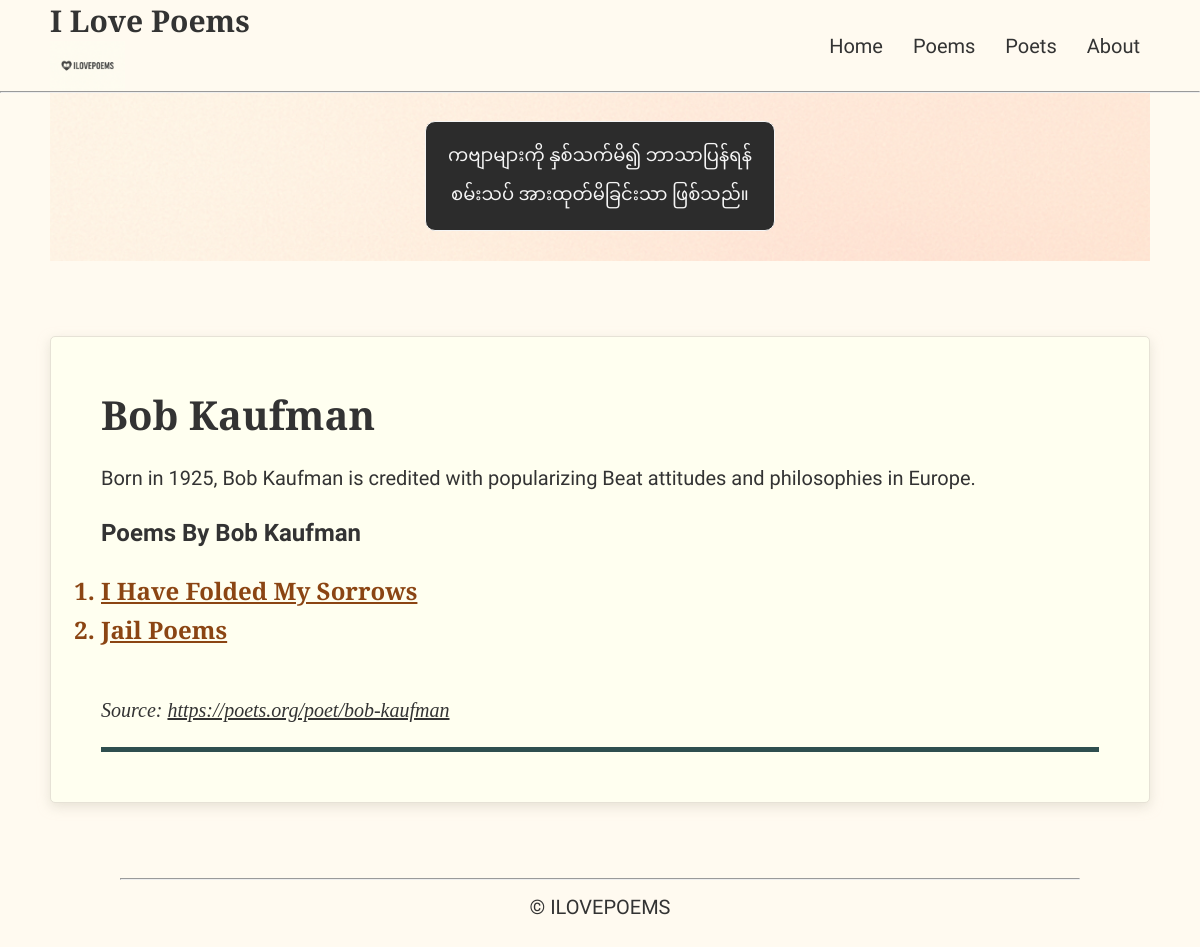
/poet/3/, run on the app's committed database.
### poems/models.py (models this page shows, shortened)
class Poet(models.Model):
    name_en = models.CharField(max_length=100)
    name_mm = models.CharField(max_length=100)    # Myanmar name
    about = models.TextField(blank=True)          # About the poet
    source = models.CharField(max_length=300, blank=True)
    born_year = models.PositiveSmallIntegerField("Year of birth", null=True, blank=False)
    dead_year = models.PositiveSmallIntegerField("Year of death", null=True, blank=False)

class Poem(models.Model):
    title_en = models.CharField(max_length=200)
    title_mm = models.CharField(max_length=200)  # Myanmar title
    poem_mm = models.TextField()                  # Myanmar poem content
    poem_en = models.TextField()                  # English poem content
    about = models.TextField(blank=True)          # About the poem
    source = models.CharField(max_length=300, blank=True)
    featured = models.BooleanField(default=False)  # True/False column
    poet = models.ForeignKey('Poet', on_delete=models.CASCADE, related_name='poems')
    date_added = models.DateTimeField("date added")

### poems/views.py (the view)
# urls.py: path('poet/<int:poet_id>/', views.poet, name='poet'),
def poet(request, poet_id):
    poet = get_object_or_404(Poet, pk= poet_id)
    poem_list = Poem.objects.filter(poet= poet_id).order_by("title_en")
    context = {
        "poet": poet,
        "poem_list": poem_list
    }
    return render(request, "poems/poet.html", context)

### poems/templates/poems/poet.html
{% extends "poems/base.html" %}
{% block content %}
    <div class="poem-translation">
        <div class="poem">
            {% if poem_list %}
                <p class="poem-title_en">{{ poet.name_en }}</p>
                <p class="poem-en">{{ poet.about }}</p>
                <p class="poem-en poet_work">Poems by {{ poet.name_en }}</p>
                <ol class="list">
                    {% for poem in poem_list %}
                        <li class="poems_list_items poet">
                            <span class="poet-wrapper">
                                <a href="{% url 'poems:poem' poem.id %}" class="poet">{{ poem.title_en|striptags }}</a>
                            </span>
                        </li>
                    {% endfor %}
                </ol>
            {% endif %}
        </div>
        <div class="note poet_about">
            Source:
            <a href="{{ poet.source }}"
               class="source"
               target="_blank"
               rel="noopener noreferrer">{{ poet.source }}</a>
        </div>
        <hr class="bottom_bar">
    </div>
{% endblock content %}

### poems/static/poems/css/styles.css (style rules this page uses)
:root { --background-color: #FFFAF0; --font-color: #333333; }
*, *::before, *::after { margin: 0; padding: 0; box-sizing: border-box; }
html { font-size: 20px; }
body { background-color: var(--background-color); font-family: "Zain", sans-serif; color: var(--font-color); }
.poem-title_en { font-family: "Cormorant Garamond", serif; font-size: 2rem; font-weight: 600; text-transform: capitalize; }
.poet { font-family: "Cormorant Garamond", serif; font-size: 1.2rem; font-weight: 600; text-transform: capitalize; color: #6e3610; }
.poem-en { font-family: "Cardo", serif; font-style: normal; font-size: 1rem; line-height: 1.6; margin-top: 20px; }
.poem-translation { display: flex; flex-direction: column; background-color: #FFFFF0; padding: 50px; border: 1px solid #E6E2D6; box-shadow: 0 4px 12px rgba(216, 212, 196, 0.6); border-radius: 5px; }
.poems_list_items { color: #8b4513; line-height: 1.6; }
.list { margin-top: 20px; padding-bottom: 50px; }
.poet-wrapper .poet { color: #8b4513; text-decoration: underline; }
.note { margin: 50px 0 0; font-family: "Cormorant Garamond", serif; word-wrap: break-word; overflow-wrap: break-word; white-space: normal; font-style: italic; }
.poem-en.poet_work { font-size: 1.2rem; font-weight: 600; text-transform: capitalize; }
.note.poet_about { margin: 0; }
.note .source { color: var(--font-color); text-decoration: underline; }
.bottom_bar { margin-top: 25px; width: 100%; height: 5px; border: 0px; background-color: #2f4f4f; }
hr { width: 80%; margin: 0px auto; }

### data on the page
Poet: name_en "Bob Kaufman", about "Born in 1925, Bob Kaufman is credited with popularizing Beat attitudes and philosophies in Europe.", source "https://poets.org/poet/bob-kaufman"
Poem: title_en "I Have Folded My Sorrows"
Poem: title_en "Jail Poems"
